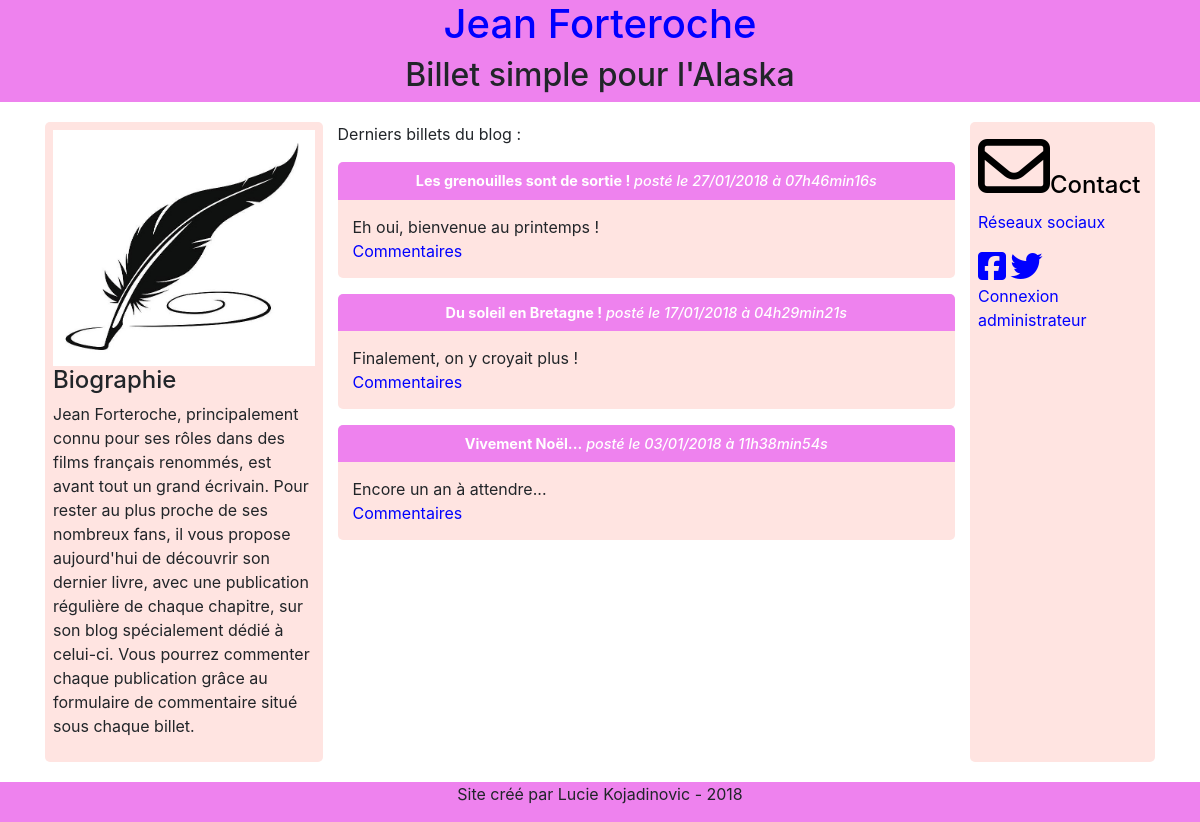
The page / on the database its author committed.
### tables this page shows
CREATE TABLE `posts` (
  `id` int(11) NOT NULL,
  `title` varchar(255) NOT NULL,
  `content` text NOT NULL,
  `creation_date` datetime NOT NULL
);

### controler/frontend.php (called while the page is built, shortened)
<?php
require_once('./model/PostManager.php');
class FrontendControler
{
	public function listPosts() {
		$postManager = new \Kldr\Blog\Model\PostManager();
		$posts = $postManager->getPosts();
		require('./view/frontend/listPostsView.php');
	}
}

### model/PostManager.php (called while the page is built, shortened)
<?php
class PostManager extends Manager
{
    public function getPosts() {
        $db = $this->dbConnect();
        $req = $db->query('SELECT id, title, content, DATE_FORMAT(creation_date, \'%d/%m/%Y à %Hh%imin%ss\') AS creation_date FROM posts ORDER BY creation_date DESC LIMIT 0, 5');
        return $req;
    }
}

### view/frontend/listPostsView.php (the view, shortened to what this page needs)
<div class="col-md-7">
	<p>Derniers billets du blog :</p>
	<?php
	while ($data = $posts->fetch()) {
	?>
		<div class="news">
			<h3>
				<strong><?php echo htmlspecialchars($data['title']); ?></strong>
				<i>posté le <?php echo htmlspecialchars($data['creation_date']); ?></i>
			</h3>
			<p>
				<?php echo nl2br(htmlspecialchars($data['content'])); ?><br />
				<a href="index.php?action=post&amp;id=<?php echo $data['id'] ?>">Commentaires</a>
			</p>
		</div>
	<?php
	}
	?>
</div>
<?php require('./view/template.php'); ?>

### public/css/style.css (style rules this page uses)
body { display: flex; flex-direction: column; min-height: 100vh; }
.news { margin: auto; border-radius: 5px; }
.news h3 { padding: 10px; background-color: violet; color: white; font-size: 0.9em; margin-bottom: 0px; text-align: center; border-top-left-radius: 5px; border-top-right-radius: 5px; }
.news p { background-color: mistyrose; margin-top: 0px; padding: 15px; border-bottom-left-radius: 5px; border-bottom-right-radius: 5px; }
a { text-decoration: none; color: blue; }

### rows shown on the page
posts: title "Les grenouilles sont de sortie !", creation_date "27/01/2018 à 07h46min16s", content "Eh oui, bienvenue au printemps !"
posts: title "Du soleil en Bretagne !", creation_date "17/01/2018 à 04h29min21s", content "Finalement, on y croyait plus !"
posts: title "Vivement Noël...", creation_date "03/01/2018 à 11h38min54s", content "Encore un an à attendre..."
